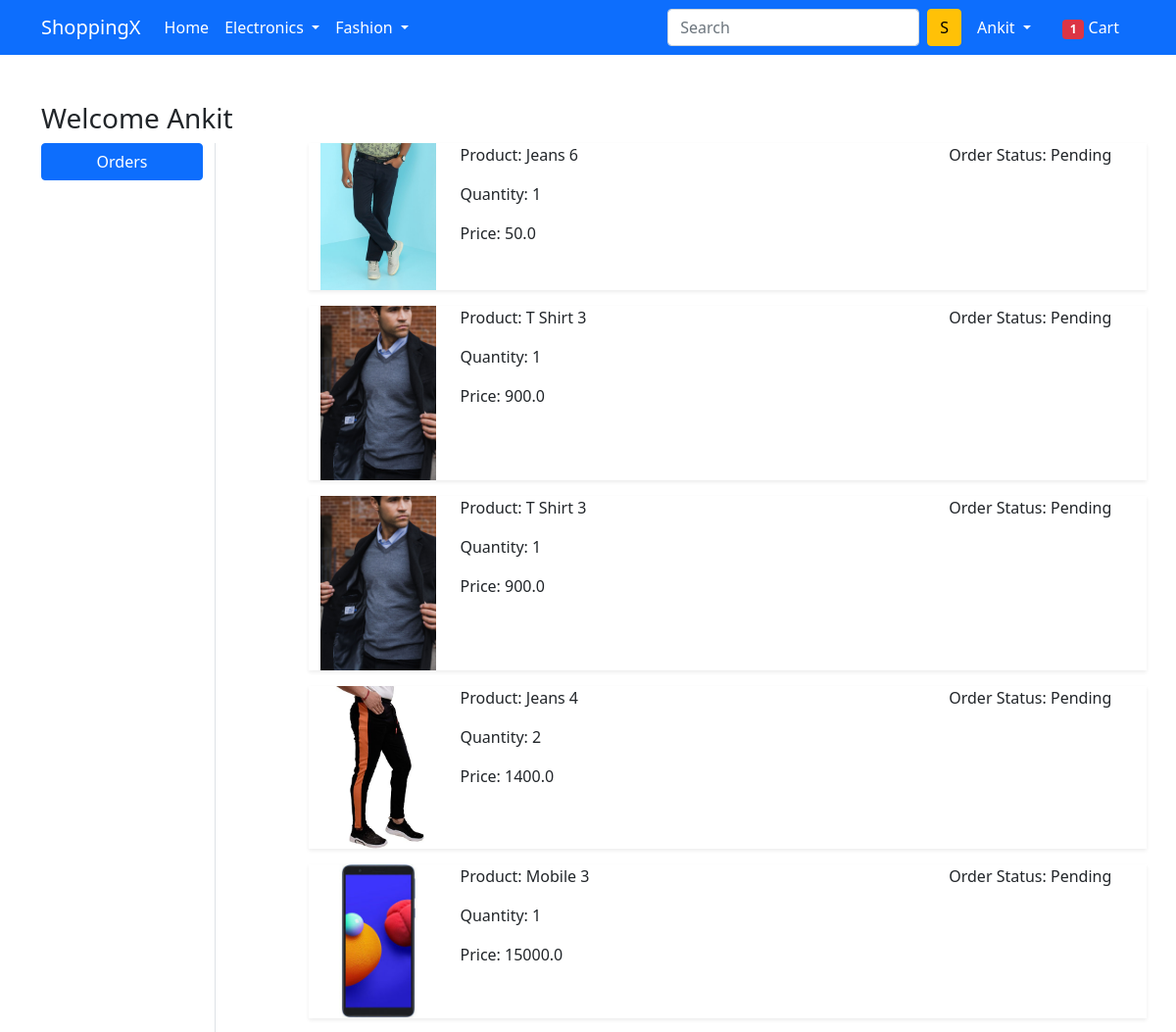
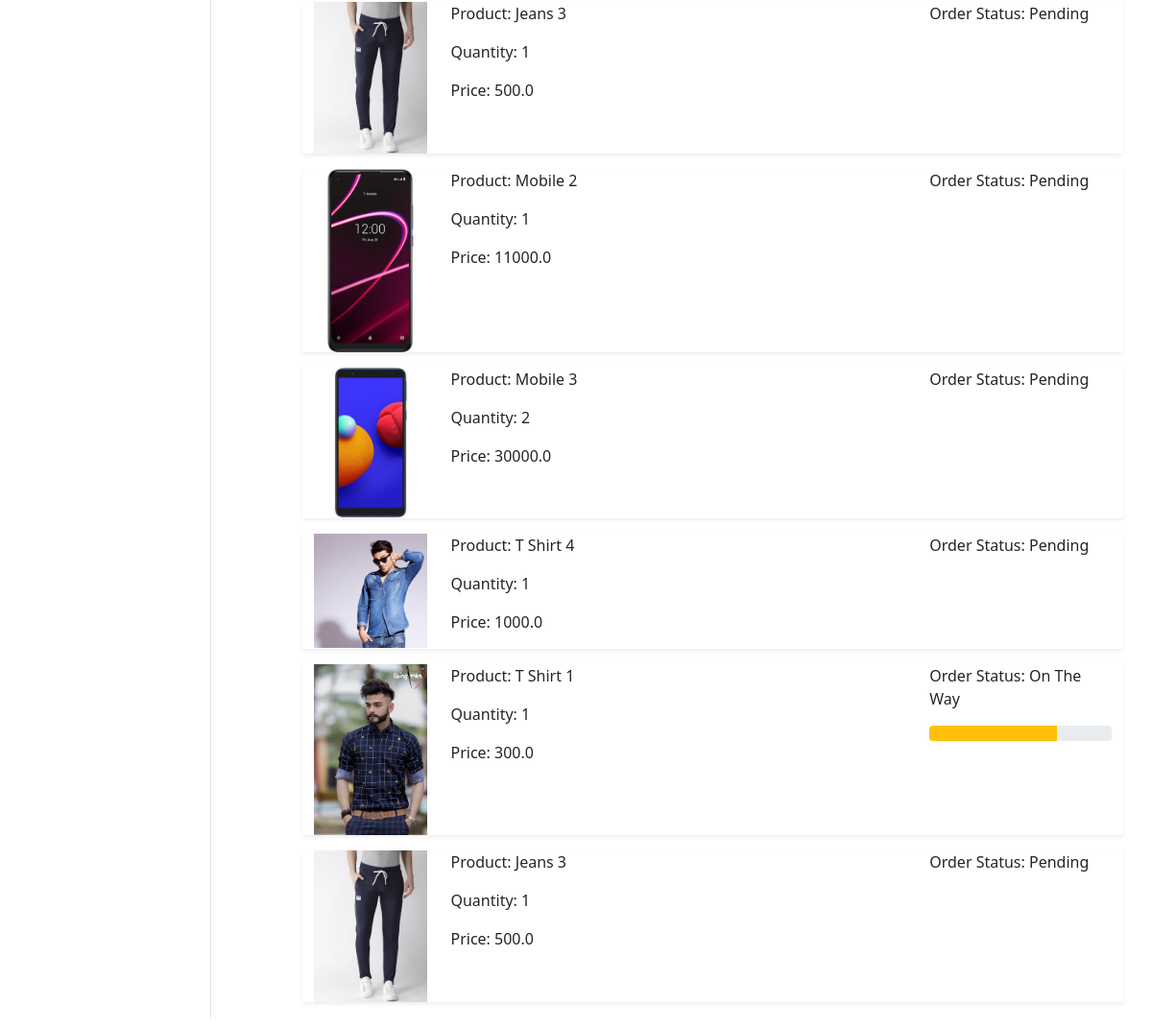
Screenshot of /orders/ (signed in) with the database file from the repository (2 pictures, top to bottom).
### app/models.py (models this page shows, shortened)
class OrderPlaced(models.Model):
    user = models.ForeignKey(User, on_delete=models.CASCADE)
    customer = models.ForeignKey(Customer, on_delete=models.CASCADE)
    product = models.ForeignKey(Product, on_delete=models.CASCADE)
    quantity = models.PositiveIntegerField(default=1)
    ordered_date = models.DateTimeField(auto_now_add=True)
    status = models.CharField(max_length=50, choices=STATE_CHOICES, default='Pending')
    @property
    def total_cost(self):
        return self.quantity * self.product.discounted_price

class Product(models.Model):
    title = models.CharField(max_length=100)
    selling_price = models.FloatField()
    discounted_price = models.FloatField()
    description = models.TextField()
    brand = models.CharField(max_length=100)
    category = models.CharField(choices=CATEGORY_CHOICES, max_length=2)
    product_image = models.ImageField(upload_to='productimg')

### app/views.py (the view)
# urls.py: path('orders/', views.orders, name='orders'),
@login_required
def orders(request):
    totalitem = 0
    if request.user.is_authenticated:
        totalitem = len(Cart.objects.filter(user=request.user))
    op = OrderPlaced.objects.filter(user=request.user)
    return render(request, 'app/orders.html', {'order_placed': op, 'totalitem': totalitem})

### app/templates/app/orders.html (shortened to what this page needs)
{% extends 'app/base.html' %}
{% load static %}
{% block main-content %}
<div class="container my-5">
 <div class="row">
 <h3>Welcome <span class="text-capitalize">{{request.user}}</span></h3>
  <div class="col-sm-2 border-end">
   <ul class="list-unstyled">
    <li class="d-grid"><a href="{% url 'orders' %}" class="btn btn-primary">Orders</a></li>
   </ul>
  </div>
  <div class="col-sm-9 offset-sm-1">
    {% for op in order_placed %}
    <div class="row shadow-sm mb-3">
      <div class="col-sm-2">
        <img src="{{op.product.product_image.url}}" alt="" srcset="" class="img-fluid" height="150" width="150">
      </div>
      <div class="col-sm-7">
        <p>Product: {{op.product.title}}</p>
        <p>Quantity: {{op.quantity}}</p>
        <p>Price: {{op.total_cost}}</p>
      </div>
      <div class="col-sm-3 fw-bold0">
        <p>Order Status: {{op.status}}</p>
         {% if op.status == 'On The Way' %}
        <div class="progress">
          <div class="progress-bar bg-warning" role="progressbar"
          style="width: 70%" aria-valuenow="70" aria-voluemin="0" aria-valuemax="100">
          </div>
        </div>
        {% endif %}
      </div>
    </div>
    {% endfor %}
  </div>
 </div>
</div>
{% endblock main-content %}

### app/templates/app/base.html (shortened to what this page needs)
<!doctype html>
{% load static %}
<html lang="en">
  <head>
    <link href="https://cdn.jsdelivr.net/npm/bootstrap@5.0.0-beta1/dist/css/bootstrap.min.css" rel="stylesheet">
    <link rel="stylesheet" href="{% static 'app/css/owl.carousel.min.css' %}">
    <link rel="stylesheet" href="{% static 'app/css/all.min.css' %}">
    <link rel="stylesheet" href="{% static 'app/css/style.css' %}">
  </head>
  <body>
    <nav class="navbar navbar-expand-lg navbar-dark bg-primary">
     <div class="container">
       <a class="navbar-brand" href="/">ShoppingX</a>
       <div class="collapse navbar-collapse" id="navbarSupportedContent">
         <ul class="navbar-nav me-auto mb-2 mb-lg-0">
           <li class="nav-item">
             <a class="nav-link active" aria-current="page" href="/">Home</a>
           </li>
           <li class="nav-item dropdown">
             <a class="nav-link dropdown-toggle text-white" href="#" id="electronicsDropdown" role="button" data-bs-toggle="dropdown" aria-expanded="false">
               Electronics
             </a>
           </li>
           <li class="nav-item dropdown">
             <a class="nav-link dropdown-toggle text-white" href="#" id="fashionDropdown" role="button" data-bs-toggle="dropdown" aria-expanded="false">
               Fashion
             </a>
           </li>
         </ul>
         <form class="d-flex" action="/search">
           <input class="form-control me-2" type="search" name="query" id="query" placeholder="Search" aria-label="Search">
           <button class="btn btn-warning" type="submit">S</button>
         </form>
         <div>
          <ul class="navbar-nav me-auto mb-2 mb-lg-0">
            {% if request.user.is_authenticated %}
           <li class="nav-item dropdown mx-2">
              <a class="nav-link dropdown-toggle text-white" href="#" id="profileDropdown" role="button" data-bs-toggle="dropdown" aria-expanded="false">
                {{request.user.username|capfirst}}
              </a>
            </li>
            <li class="nav-item mx-2">
             <a href="{% url 'showcart' %}" class="nav-link text-white"><span class="badge bg-danger">{{totalitem}}</span> Cart </a>
            </li>
            {% endif %}
          </ul>
         </div>
       </div>
     </div>
    </nav>
    {% block main-content %} {% endblock main-content %}
  </body>
</html>

### rows the page displays
OrderPlaced: product.product_image (picture), product "Jeans 6", quantity "1", total_cost "50.0", status "Pending"
OrderPlaced: product.product_image (picture), product "T Shirt 3", quantity "1", total_cost "900.0", status "Pending"
OrderPlaced: product.product_image (picture), product "T Shirt 3", quantity "1", total_cost "900.0", status "Pending"
OrderPlaced: product.product_image (picture), product "Jeans 4", quantity "2", total_cost "1400.0", status "Pending"
OrderPlaced: product.product_image (picture), product "Mobile 3", quantity "1", total_cost "15000.0", status "Pending"
OrderPlaced: product.product_image (picture), product "Jeans 3", quantity "1", total_cost "500.0", status "Pending"
OrderPlaced: product.product_image (picture), product "Mobile 2", quantity "1", total_cost "11000.0", status "Pending"
OrderPlaced: product.product_image (picture), product "Mobile 3", quantity "2", total_cost "30000.0", status "Pending"
OrderPlaced: product.product_image (picture), product "T Shirt 4", quantity "1", total_cost "1000.0", status "Pending"
OrderPlaced: product.product_image (picture), product "T Shirt 1", quantity "1", total_cost "300.0", status "On The Way"
OrderPlaced: product.product_image (picture), product "Jeans 3", quantity "1", total_cost "500.0", status "Pending"

### other values shown
{{ request.user.username|capfirst }} "Ankit"
{{ totalitem }} "1"
{{ request.user }} "Ankit"
